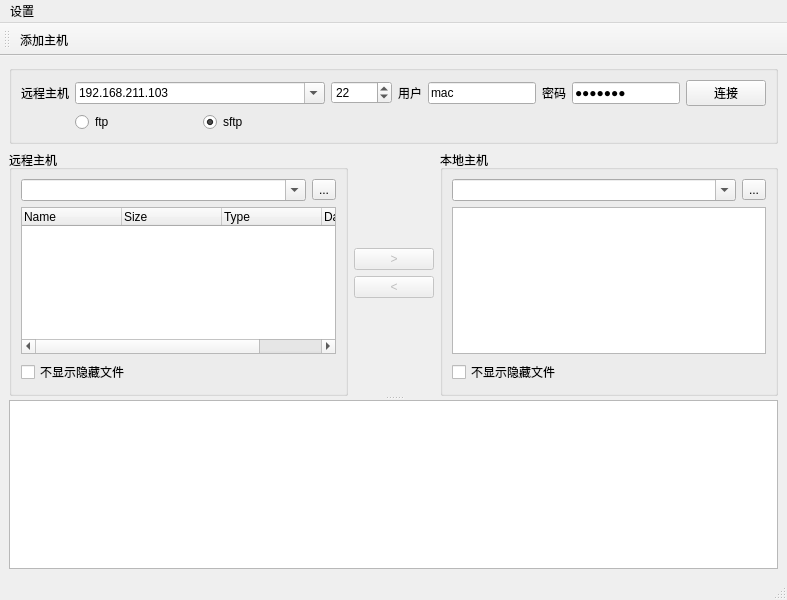
<?xml version="1.0" encoding="UTF-8"?>
<ui version="4.0">
 <class>MainWindow</class>
 <widget class="QMainWindow" name="MainWindow">
  <property name="geometry">
   <rect>
    <x>0</x>
    <y>0</y>
    <width>786</width>
    <height>600</height>
   </rect>
  </property>
  <property name="windowTitle">
   <string>MainWindow</string>
  </property>
  <widget class="QWidget" name="centralwidget">
   <layout class="QVBoxLayout" name="verticalLayout_2">
    <item>
     <widget class="QSplitter" name="splitter">
      <property name="orientation">
       <enum>Qt::Vertical</enum>
      </property>
      <widget class="QWidget" name="">
       <layout class="QGridLayout" name="gridLayout_2">
        <item row="0" column="0" colspan="3">
         <widget class="QGroupBox" name="groupBox">
          <property name="title">
           <string/>
          </property>
          <layout class="QGridLayout" name="gridLayout">
           <item row="0" column="0">
            <widget class="QLabel" name="label">
             <property name="sizePolicy">
              <sizepolicy hsizetype="Fixed" vsizetype="Fixed">
               <horstretch>0</horstretch>
               <verstretch>0</verstretch>
              </sizepolicy>
             </property>
             <property name="text">
              <string>远程主机</string>
             </property>
            </widget>
           </item>
           <item row="0" column="1" colspan="2">
            <widget class="QComboBox" name="cbRemoteHostIP">
             <property name="sizePolicy">
              <sizepolicy hsizetype="Preferred" vsizetype="Fixed">
               <horstretch>0</horstretch>
               <verstretch>0</verstretch>
              </sizepolicy>
             </property>
             <property name="minimumSize">
              <size>
               <width>250</width>
               <height>0</height>
              </size>
             </property>
             <property name="editable">
              <bool>true</bool>
             </property>
             <property name="currentText">
              <string>192.168.211.103</string>
             </property>
            </widget>
           </item>
           <item row="0" column="3">
            <widget class="QSpinBox" name="sbRemoteHostPort">
             <property name="sizePolicy">
              <sizepolicy hsizetype="Fixed" vsizetype="Fixed">
               <horstretch>0</horstretch>
               <verstretch>0</verstretch>
              </sizepolicy>
             </property>
             <property name="maximum">
              <number>65535</number>
             </property>
             <property name="value">
              <number>22</number>
             </property>
            </widget>
           </item>
           <item row="0" column="4">
            <widget class="QLabel" name="label_2">
             <property name="sizePolicy">
              <sizepolicy hsizetype="Fixed" vsizetype="Preferred">
               <horstretch>0</horstretch>
               <verstretch>0</verstretch>
              </sizepolicy>
             </property>
             <property name="text">
              <string>用户</string>
             </property>
            </widget>
           </item>
           <item row="0" column="5">
            <widget class="QLineEdit" name="editUser">
             <property name="sizePolicy">
              <sizepolicy hsizetype="Fixed" vsizetype="Fixed">
               <horstretch>0</horstretch>
               <verstretch>0</verstretch>
              </sizepolicy>
             </property>
             <property name="text">
              <string>mac</string>
             </property>
            </widget>
           </item>
           <item row="0" column="6">
            <widget class="QLabel" name="label_3">
             <property name="sizePolicy">
              <sizepolicy hsizetype="Fixed" vsizetype="Preferred">
               <horstretch>0</horstretch>
               <verstretch>0</verstretch>
              </sizepolicy>
             </property>
             <property name="text">
              <string>密码</string>
             </property>
            </widget>
           </item>
           <item row="0" column="7">
            <widget class="QLineEdit" name="editPassword">
             <property name="sizePolicy">
              <sizepolicy hsizetype="Fixed" vsizetype="Fixed">
               <horstretch>0</horstretch>
               <verstretch>0</verstretch>
              </sizepolicy>
             </property>
             <property name="text">
              <string>:::::::</string>
             </property>
             <property name="echoMode">
              <enum>QLineEdit::Password</enum>
             </property>
            </widget>
           </item>
           <item row="0" column="8">
            <widget class="QPushButton" name="pbConnect">
             <property name="sizePolicy">
              <sizepolicy hsizetype="Fixed" vsizetype="Fixed">
               <horstretch>0</horstretch>
               <verstretch>0</verstretch>
              </sizepolicy>
             </property>
             <property name="text">
              <string>连接</string>
             </property>
            </widget>
           </item>
           <item row="1" column="1">
            <widget class="QRadioButton" name="rbFtp">
             <property name="text">
              <string>ftp</string>
             </property>
             <property name="checked">
              <bool>false</bool>
             </property>
            </widget>
           </item>
           <item row="1" column="2">
            <widget class="QRadioButton" name="rbSftp">
             <property name="text">
              <string>sftp</string>
             </property>
             <property name="checked">
              <bool>true</bool>
             </property>
            </widget>
           </item>
          </layout>
         </widget>
        </item>
        <item row="1" column="0">
         <widget class="QGroupBox" name="groupBox_2">
          <property name="sizePolicy">
           <sizepolicy hsizetype="Expanding" vsizetype="Preferred">
            <horstretch>0</horstretch>
            <verstretch>0</verstretch>
           </sizepolicy>
          </property>
          <property name="minimumSize">
           <size>
            <width>300</width>
            <height>0</height>
           </size>
          </property>
          <property name="title">
           <string>远程主机</string>
          </property>
          <layout class="QGridLayout" name="gridLayout_3">
           <property name="sizeConstraint">
            <enum>QLayout::SetDefaultConstraint</enum>
           </property>
           <item row="0" column="1">
            <widget class="QToolButton" name="toolButton_2">
             <property name="text">
              <string>...</string>
             </property>
             <property name="icon">
              <iconset resource="Icon.qrc">
               <normaloff>:/up.png</normaloff>:/up.png</iconset>
             </property>
            </widget>
           </item>
           <item row="0" column="0">
            <widget class="QComboBox" name="cbRemotePath">
             <property name="editable">
              <bool>true</bool>
             </property>
            </widget>
           </item>
           <item row="1" column="0" colspan="2">
            <widget class="QTreeWidget" name="remoteFileSystem">
             <property name="editTriggers">
              <set>QAbstractItemView::NoEditTriggers</set>
             </property>
             <property name="tabKeyNavigation">
              <bool>true</bool>
             </property>
             <property name="dragEnabled">
              <bool>true</bool>
             </property>
             <property name="dragDropMode">
              <enum>QAbstractItemView::DragDrop</enum>
             </property>
             <property name="alternatingRowColors">
              <bool>true</bool>
             </property>
             <property name="selectionMode">
              <enum>QAbstractItemView::ExtendedSelection</enum>
             </property>
             <column>
              <property name="text">
               <string>Name</string>
              </property>
             </column>
             <column>
              <property name="text">
               <string>Size</string>
              </property>
              <property name="textAlignment">
               <set>AlignLeading|AlignVCenter</set>
              </property>
             </column>
             <column>
              <property name="text">
               <string>Type</string>
              </property>
             </column>
             <column>
              <property name="text">
               <string>Date Modified</string>
              </property>
             </column>
            </widget>
           </item>
           <item row="2" column="0">
            <widget class="QCheckBox" name="remoteHideFile">
             <property name="text">
              <string>不显示隐藏文件</string>
             </property>
            </widget>
           </item>
          </layout>
         </widget>
        </item>
        <item row="1" column="1">
         <layout class="QVBoxLayout" name="verticalLayout">
          <property name="sizeConstraint">
           <enum>QLayout::SetDefaultConstraint</enum>
          </property>
          <item>
           <spacer name="verticalSpacer">
            <property name="orientation">
             <enum>Qt::Vertical</enum>
            </property>
            <property name="sizeHint" stdset="0">
             <size>
              <width>20</width>
              <height>40</height>
             </size>
            </property>
           </spacer>
          </item>
          <item>
           <widget class="QPushButton" name="pbDownload">
            <property name="enabled">
             <bool>false</bool>
            </property>
            <property name="sizePolicy">
             <sizepolicy hsizetype="Fixed" vsizetype="Fixed">
              <horstretch>0</horstretch>
              <verstretch>0</verstretch>
             </sizepolicy>
            </property>
            <property name="text">
             <string>&gt;</string>
            </property>
           </widget>
          </item>
          <item>
           <widget class="QPushButton" name="pbUpload">
            <property name="enabled">
             <bool>false</bool>
            </property>
            <property name="sizePolicy">
             <sizepolicy hsizetype="Fixed" vsizetype="Fixed">
              <horstretch>0</horstretch>
              <verstretch>0</verstretch>
             </sizepolicy>
            </property>
            <property name="text">
             <string>&lt;</string>
            </property>
           </widget>
          </item>
          <item>
           <spacer name="verticalSpacer_2">
            <property name="orientation">
             <enum>Qt::Vertical</enum>
            </property>
            <property name="sizeHint" stdset="0">
             <size>
              <width>20</width>
              <height>40</height>
             </size>
            </property>
           </spacer>
          </item>
         </layout>
        </item>
        <item row="1" column="2">
         <widget class="QGroupBox" name="groupBox_3">
          <property name="sizePolicy">
           <sizepolicy hsizetype="Expanding" vsizetype="Preferred">
            <horstretch>0</horstretch>
            <verstretch>0</verstretch>
           </sizepolicy>
          </property>
          <property name="title">
           <string>本地主机</string>
          </property>
          <layout class="QGridLayout" name="gridLayout_4">
           <item row="1" column="0" colspan="2">
            <widget class="QTreeView" name="localView">
             <property name="mouseTracking">
              <bool>true</bool>
             </property>
             <property name="acceptDrops">
              <bool>true</bool>
             </property>
             <property name="editTriggers">
              <set>QAbstractItemView::DoubleClicked|QAbstractItemView::EditKeyPressed|QAbstractItemView::SelectedClicked</set>
             </property>
             <property name="tabKeyNavigation">
              <bool>true</bool>
             </property>
             <property name="dragEnabled">
              <bool>true</bool>
             </property>
             <property name="dragDropOverwriteMode">
              <bool>true</bool>
             </property>
             <property name="dragDropMode">
              <enum>QAbstractItemView::DragDrop</enum>
             </property>
             <property name="alternatingRowColors">
              <bool>true</bool>
             </property>
             <property name="selectionMode">
              <enum>QAbstractItemView::ExtendedSelection</enum>
             </property>
             <property name="sortingEnabled">
              <bool>true</bool>
             </property>
            </widget>
           </item>
           <item row="0" column="0">
            <widget class="QComboBox" name="cbLocalPath">
             <property name="editable">
              <bool>true</bool>
             </property>
             <property name="maxCount">
              <number>10</number>
             </property>
            </widget>
           </item>
           <item row="0" column="1">
            <widget class="QToolButton" name="tbLocalParentPath">
             <property name="text">
              <string>...</string>
             </property>
             <property name="icon">
              <iconset resource="Icon.qrc">
               <normaloff>:/up.png</normaloff>:/up.png</iconset>
             </property>
            </widget>
           </item>
           <item row="2" column="0">
            <widget class="QCheckBox" name="localHideFile">
             <property name="text">
              <string>不显示隐藏文件</string>
             </property>
            </widget>
           </item>
          </layout>
         </widget>
        </item>
       </layout>
      </widget>
      <widget class="QPlainTextEdit" name="operationLog">
       <property name="minimumSize">
        <size>
         <width>0</width>
         <height>0</height>
        </size>
       </property>
       <property name="baseSize">
        <size>
         <width>0</width>
         <height>0</height>
        </size>
       </property>
       <property name="acceptDrops">
        <bool>false</bool>
       </property>
       <property name="undoRedoEnabled">
        <bool>false</bool>
       </property>
       <property name="readOnly">
        <bool>true</bool>
       </property>
      </widget>
     </widget>
    </item>
   </layout>
  </widget>
  <widget class="QMenuBar" name="menubar">
   <property name="geometry">
    <rect>
     <x>0</x>
     <y>0</y>
     <width>786</width>
     <height>21</height>
    </rect>
   </property>
   <widget class="QMenu" name="menu">
    <property name="title">
     <string>设置</string>
    </property>
    <addaction name="actAppendHost"/>
   </widget>
   <addaction name="menu"/>
  </widget>
  <widget class="QToolBar" name="toolBar">
   <property name="windowTitle">
    <string>toolBar</string>
   </property>
   <attribute name="toolBarArea">
    <enum>TopToolBarArea</enum>
   </attribute>
   <attribute name="toolBarBreak">
    <bool>false</bool>
   </attribute>
   <addaction name="actAppendHost"/>
  </widget>
  <widget class="QStatusBar" name="statusBar"/>
  <action name="actAppendHost">
   <property name="text">
    <string>添加主机</string>
   </property>
  </action>
 </widget>
 <resources>
  <include location="Icon.qrc"/>
 </resources>
 <connections/>
</ui>
